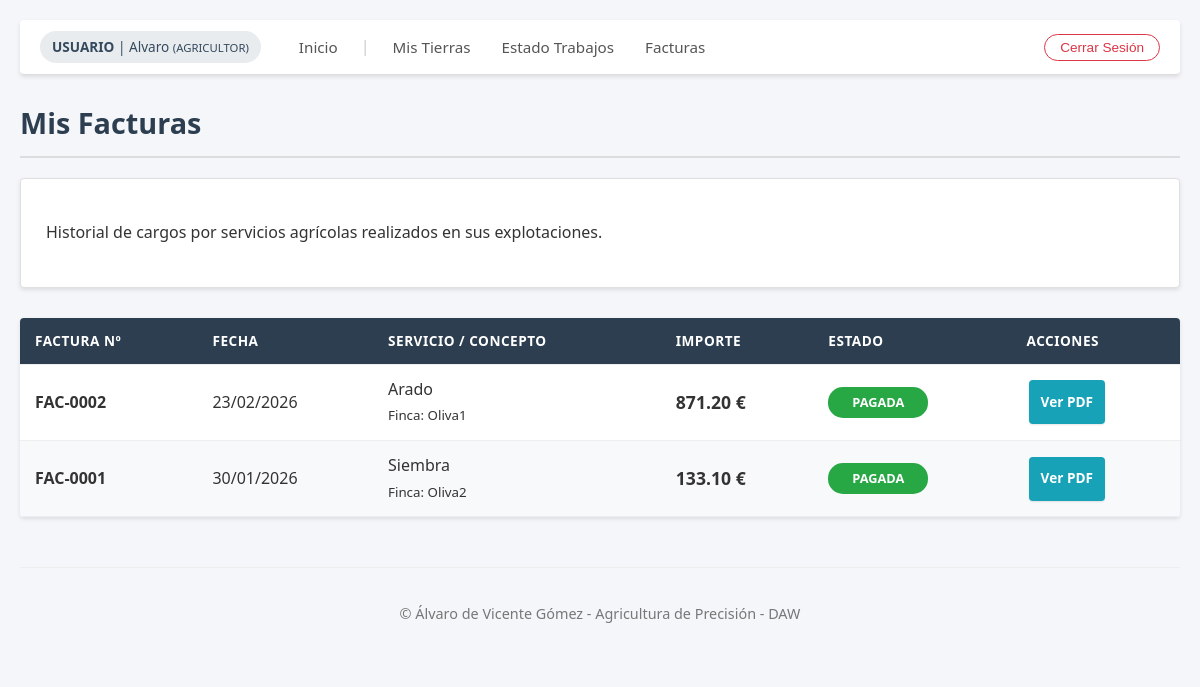
/mis_facturas.php (signed in), run on the app's committed database.
### tables this page shows
CREATE TABLE `facturas` (
  `codigo_factura` int(11) NOT NULL AUTO_INCREMENT,
  `codigo_trabajo` int(11) NOT NULL,
  `fecha_emision` date NOT NULL,
  `base_imponible` decimal(10,2) NOT NULL,
  `iva` decimal(10,2) NOT NULL,
  `total` decimal(10,2) NOT NULL,
  `estado_pago` varchar(20) DEFAULT 'Pendiente',
  PRIMARY KEY (`codigo_factura`),
  UNIQUE KEY `codigo_trabajo` (`codigo_trabajo`),
  CONSTRAINT `facturas_ibfk_1` FOREIGN KEY (`codigo_trabajo`) REFERENCES `trabajos` (`codigo_trabajo`) ON DELETE CASCADE
);

CREATE TABLE `trabajos` (
  `codigo_trabajo` int(11) NOT NULL AUTO_INCREMENT,
  `tipo_trabajo` varchar(50) NOT NULL,
  `estado` int(11) DEFAULT 0 COMMENT '0=Pendiente, 1=En Curso, 2=Finalizado',
  `fecha_solicitud` date NOT NULL,
  `codigo_parcela` int(11) NOT NULL,
  `codigo_maquina` int(11) DEFAULT NULL,
  `login_maquinista` varchar(50) DEFAULT NULL,
  `horas_reales` decimal(5,2) DEFAULT 0.00,
  PRIMARY KEY (`codigo_trabajo`),
  KEY `codigo_parcela` (`codigo_parcela`),
  KEY `codigo_maquina` (`codigo_maquina`),
  KEY `login_maquinista` (`login_maquinista`),
  CONSTRAINT `trabajos_ibfk_1` FOREIGN KEY (`codigo_parcela`) REFERENCES `parcelas` (`codigo_parcela`) ON DELETE CASCADE,
  CONSTRAINT `trabajos_ibfk_2` FOREIGN KEY (`codigo_maquina`) REFERENCES `maquinas` (`codigo_maquina`) ON UPDATE CASCADE,
  CONSTRAINT `trabajos_ibfk_3` FOREIGN KEY (`login_maquinista`) REFERENCES `usuarios` (`login`) ON UPDATE CASCADE
);

CREATE TABLE `parcelas` (
  `codigo_parcela` int(11) NOT NULL AUTO_INCREMENT,
  `login_agricultor` varchar(50) DEFAULT NULL,
  `nombre` varchar(100) NOT NULL,
  `poligono` varchar(20) DEFAULT NULL,
  `referencia_catastral` varchar(50) DEFAULT NULL,
  `hectareas` decimal(10,2) DEFAULT NULL,
  `municipio` varchar(50) DEFAULT NULL,
  `latitud` decimal(10,6) DEFAULT NULL COMMENT 'Centroide Lat',
  `longitud` decimal(10,6) DEFAULT NULL COMMENT 'Centroide Lon',
  `borde_poligono` longtext DEFAULT NULL COMMENT 'Coordenadas GeoJSON',
  PRIMARY KEY (`codigo_parcela`),
  KEY `login_agricultor` (`login_agricultor`),
  CONSTRAINT `parcelas_ibfk_1` FOREIGN KEY (`login_agricultor`) REFERENCES `usuarios` (`login`) ON DELETE CASCADE
);

### mis_facturas.php (the view, shortened to what this page needs)
<?php
require("conexion.php");
$mi_login = $_SESSION['usuario'];
include("includes/header.php");
?>
<h1>Mis Facturas</h1>
<div class="panel-formulario">
    <p>Historial de cargos por servicios agrícolas realizados en sus explotaciones.</p>
</div>
<table>
    <thead>
        <tr>
            <th>Factura Nº</th>
            <th>Fecha</th>
            <th>Servicio / Concepto</th>
            <th>Importe</th>
            <th>Estado</th>
            <th>Acciones</th>
        </tr>
    </thead>
    <tbody>
        <?php
        $sql = "SELECT f.*, t.tipo_trabajo, p.nombre as nombre_parcela
                FROM facturas f
                JOIN trabajos t ON f.codigo_trabajo = t.codigo_trabajo
                JOIN parcelas p ON t.codigo_parcela = p.codigo_parcela
                WHERE p.login_agricultor = '$mi_login'
                ORDER BY f.fecha_emision DESC";
        $res = mysqli_query($conexion, $sql);
        while ($fac = mysqli_fetch_array($res)) {
            $estado = $fac['estado_pago'];
            $css_est = ($estado == 'Pagada') ? 'estado-finalizado' : 'estado-pendiente';
            $txt_est = strtoupper($estado);
            echo "<tr>";
            echo "<td><b>FAC-" . str_pad($fac['codigo_factura'], 4, "0", STR_PAD_LEFT) . "</b></td>";
            echo "<td>" . date("d/m/Y", strtotime($fac['fecha_emision'])) . "</td>";
            echo "<td>" . $fac['tipo_trabajo'] . "<br><small>Finca: " . $fac['nombre_parcela'] . "</small></td>";
            echo "<td style='font-weight:bold; font-size:1.1em;'>" . number_format($fac['total'], 2) . " €</td>";
            echo "<td><span class='etiqueta-estado $css_est'>" . $txt_est . "</span></td>";
            echo "<td><div class='flex-acciones'>";
            echo "<a href='ver_factura.php?id=" . $fac['codigo_factura'] . "' target='_blank' class='btn-accion btn-ver'>Ver PDF</a>";
            echo "</div></td>";
            echo "</tr>";
        }
        ?>
    </tbody>
</table>
<?php include("includes/footer.php"); ?>

### css/estilos.css (style rules this page uses)
:root { --color-primario: #2c3e50; --color-secundario: #34495e; --color-acento: #28a745; --color-acento-hover: #218838; --color-peligro: #dc3545; --color-fondo: #f4f6f9; --color-blanco: #ffffff; --color-texto: #333333; --bg-pendiente: #fff3cd; --txt-pendiente: #856404; --bg-curso: #d1ecf1; --txt-curso: #0c5460; --bg-final: #d4edda; --txt-final: #155724; --radio-borde: 4px; --sombra-suave: 0 2px 4px rgba(0,0,0,0.1); }
body { font-family: 'Segoe UI', Tahoma, Geneva, Verdana, sans-serif; margin: 0; padding: 20px; background: var(--color-fondo); color: var(--color-texto); line-height: 1.6; }
h1, h2, h3 { color: var(--color-primario); margin-bottom: 20px; }
h1 { border-bottom: 2px solid #ddd; padding-bottom: 10px; font-size: 1.8em; }
a { text-decoration: none; color: #007bff; }
.panel-formulario, .caja-login { background: var(--color-blanco); padding: 25px; border: 1px solid #e0e0e0; border-radius: var(--radio-borde); box-shadow: var(--sombra-suave); margin-bottom: 30px; }
table { width: 100%; border-collapse: collapse; margin-top: 20px; background: var(--color-blanco); box-shadow: var(--sombra-suave); border-radius: var(--radio-borde); overflow: hidden; }
th, td { border-bottom: 1px solid #eee; padding: 12px 15px; text-align: left; vertical-align: middle; }
th { background-color: var(--color-primario); color: white; font-weight: 600; text-transform: uppercase; font-size: 0.85em; letter-spacing: 0.5px; }
tr:nth-child(even) { background-color: #f8f9fa; }
.etiqueta-estado { padding: 5px 10px; border-radius: 15px; font-size: 0.8em; font-weight: bold; text-transform: uppercase; display: inline-block; min-width: 80px; text-align: center; }
.estado-finalizado { background-color: #28a745; color: white; }
.flex-acciones { display: flex; gap: 5px; justify-content: flex-start; align-items: center; }
.btn-accion { display: inline-flex; align-items: center; justify-content: center; padding: 6px 12px !important; border: none; border-radius: 4px; font-size: 0.85em !important; font-weight: 600; text-decoration: none !important; cursor: pointer; transition: all 0.2s ease-in-out; color: white !important; line-height: 1.2; box-shadow: 0 1px 2px rgba(0,0,0,0.1); height: 32px; margin: 0 2px; }
.btn-ver { background-color: #17a2b8 !important; }

### data on the page
facturas: codigo_factura "0002", fecha_emision "23/02/2026", codigo_trabajo.tipo_trabajo "Arado", parcelas.nombre "Oliva1", total "871.20", estado_pago "PAGADA"
facturas: codigo_factura "0001", fecha_emision "30/01/2026", codigo_trabajo.tipo_trabajo "Siembra", parcelas.nombre "Oliva2", total "133.10", estado_pago "PAGADA"

### other printed values
$nombre_usuario "Alvaro"
$rol_actual "AGRICULTOR"
